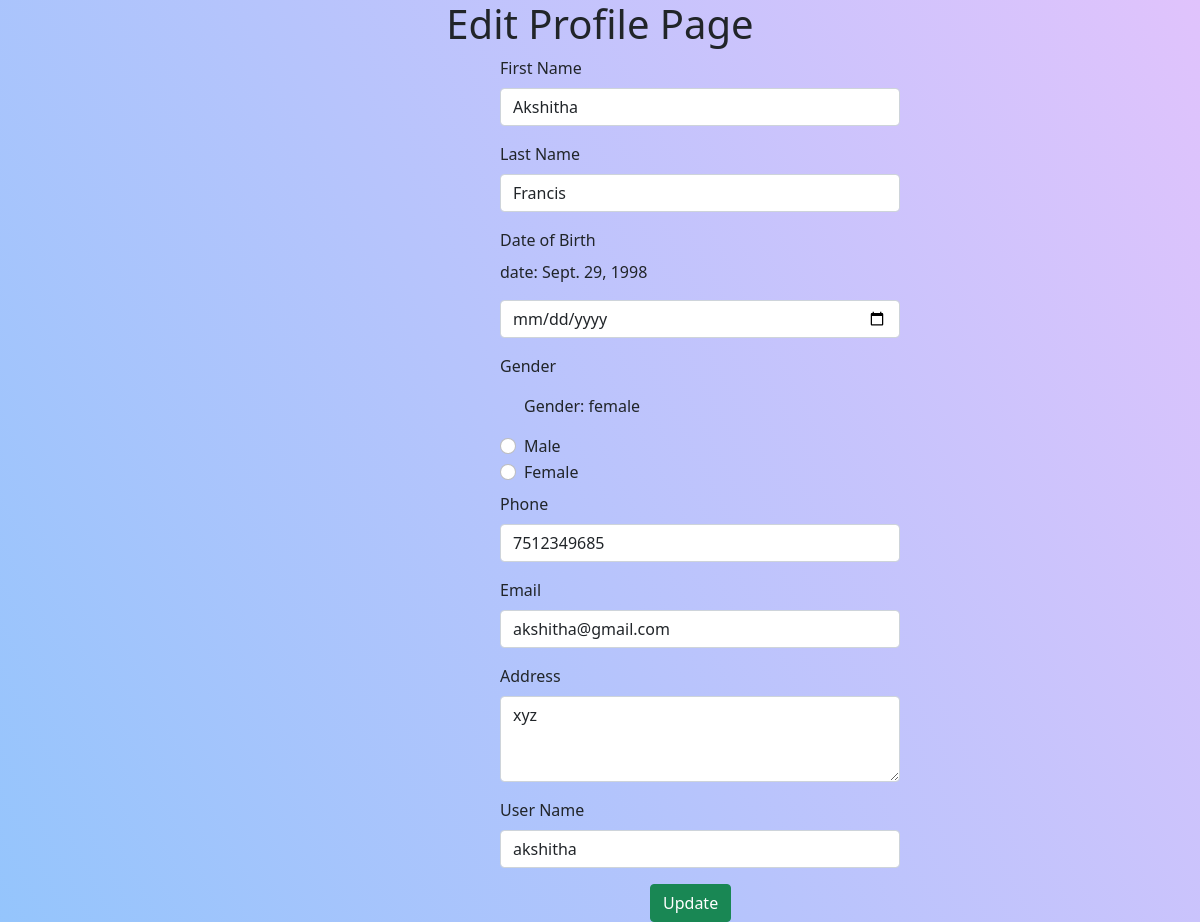
The app's page /djangoapp/updatedata/1 with its own data.
### djangoapp/models.py (models this page shows)
class register(models.Model):
    fname=models.CharField(max_length=20)
    lname=models.CharField(max_length=20)
    dob=models.DateField()
    gender=models.CharField(max_length=20)
    phone=models.IntegerField()
    email=models.EmailField()
    address=models.CharField(max_length=20)
    username=models.CharField(max_length=20)
    password=models.CharField(max_length=20)

### djangoapp/views.py (the view, shortened to what this page needs)
# urls.py: path('updatedata/<int:id>',update_data),
def update_data(request,id):
    a=register.objects.get(id=id)
    return render(request,'editprofile.html',{'data':a})

### djangoapp/templates/editprofile.html (shortened to what this page needs)
<!DOCTYPE html>
{% load static %}
<html lang="en">
<head>
    <link href="https://cdn.jsdelivr.net/npm/bootstrap@5.0.2/dist/css/bootstrap.min.css" rel="stylesheet"
>
</head>
<body>
<h1><center> Edit Profile Page</center> </h1>
<form method="post">{% csrf_token %}
        <div class="mb-3" id ="a">
            <label for="exampleFormControlInput1" class="form-label">First Name</label>
            <input type="text" class="form-control" name="fname" value="{{data.fname}}">
          </div>
        <div class="mb-3" id ="a">
            <label for="exampleFormControlInput1" class="form-label">Last Name</label>
            <input type="text" class="form-control" name="lname" value="{{data.lname}}" >
          </div>
          <div class="mb-3" id ="a">
            <label for="exampleFormControlInput1" class="form-label">Date of Birth</label>
              <p>date: {{data.dob}}</p>
            <input type="date" class="form-control" name="dob" value="{{data.date}}">
          </div>
         <div class="mb-2" id ="a">
            <label for="exampleFormControlInput1" class="form-label">Gender</label>
          </div>
          <div class="form-check" id="a">
              <p>Gender: {{data.gender}}</p>
            <input class="form-check-input" type="radio" name="gender" value="male" id="flexRadioDefault1">
            <label class="form-check-label" for="flexRadioDefault1">
              Male
            </label>
          </div>
          <div class="form-check mb-2" id="a">
            <input class="form-check-input" type="radio" name="gender" value="female" id="flexRadioDefault2">
            <label class="form-check-label" for="flexRadioDefault2">
              Female
            </label>
          </div>
          <div class="mb-3" id ="a">
            <label for="exampleFormControlInput1" class="form-label">Phone</label>
            <input type="text" class="form-control" name="phone" value="{{data.phone}}">
          </div>
          <div class="mb-3" id ="a">
            <label for="exampleFormControlInput1" class="form-label">Email</label>
            <input type="email" class="form-control" id="exampleFormControlInput1" name="email" value="{{data.email}}">
          </div>
          <div class="mb-3" id="a">
            <label for="exampleFormControlTextarea1" class="form-label">Address</label>
            <textarea class="form-control" id="exampleFormControlTextarea1"  name="address"  rows="3">{{data.address}}</textarea>
          </div>
        <div class="mb-3" id ="a">
            <label for="exampleFormControlInput1" class="form-label">User Name</label>
            <input type="text" class="form-control" name="username" value="{{data.username}}">
          </div>
        <button type="submit" class="btn btn-success">Update</button>
    </form>
</body>
</html>

### djangoapp/templates/editprofile.html (style rules this page uses)
#a { width:400px; margin-left:500px; }
.btn { margin-left:650px; }

### records on screen
register: fname "Akshitha", lname "Francis", dob "Sept. 29, 1998", gender "female", phone "7512349685", email "akshitha@gmail.com", address "xyz", username "akshitha"
